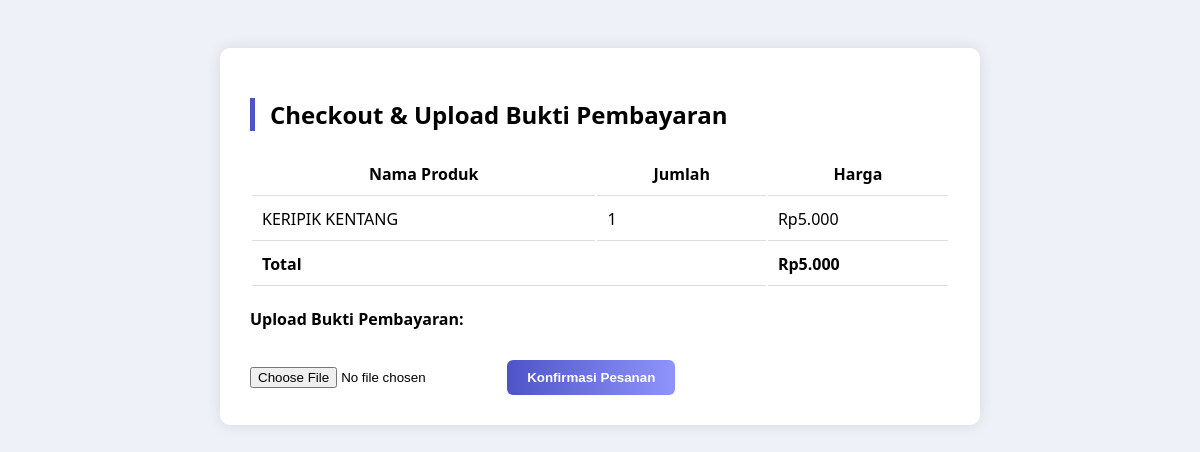
The page /checkout.php?id_produk=1 (signed in) on the database its author committed.
### tables this page shows
CREATE TABLE `produk` (
  `id_produk` int(11) NOT NULL,
  `nama_produk` varchar(100) NOT NULL,
  `stok` int(11) NOT NULL,
  `harga` int(11) NOT NULL,
  `id_kategori` int(11) NOT NULL,
  `gambar` varchar(255) DEFAULT NULL,
  `deskripsi` varchar(100) NOT NULL
);

### checkout.php (the view, shortened to what this page needs)
<?php
include 'koneksi.php';
$produk_checkout = [];
if (isset($_GET['id_produk'])) {
    $id_produk = intval($_GET['id_produk']);
    $jumlah = isset($_GET['jumlah']) ? intval($_GET['jumlah']) : 1;
    $produk = mysqli_fetch_assoc(mysqli_query($conn, "SELECT * FROM produk WHERE id_produk = $id_produk"));
    if ($produk) {
        $produk_checkout[$id_produk] = [
            'data' => $produk,
            'jumlah' => $jumlah
        ];
    } else {
        echo "<script>alert('Produk tidak ditemukan.'); location.href='index.php';</script>";
        exit;
    }
}
?>
<!DOCTYPE html>
<html lang="id">
<head>
</head>
<body>
    <div class="container">
        <h2>Checkout & Upload Bukti Pembayaran</h2>
        <form method="POST" enctype="multipart/form-data">
            <table>
                <thead>
                    <tr>
                        <th>Nama Produk</th>
                        <th>Jumlah</th>
                        <th>Harga</th>
                    </tr>
                </thead>
                <tbody>
                    <?php
                    $total = 0;
                    foreach ($produk_checkout as $item):
                        $produk = $item['data'];
                        $jumlah = $item['jumlah'];
                        $subtotal = $produk['harga'] * $jumlah;
                        $total += $subtotal;
                    ?>
                    <tr>
                        <td><?= htmlspecialchars($produk['nama_produk']) ?></td>
                        <td><?= $jumlah ?></td>
                        <td>Rp<?= number_format($subtotal, 0, ',', '.') ?></td>
                    </tr>
                    <?php endforeach; ?>
                    <tr>
                        <td colspan="2"><strong>Total</strong></td>
                        <td><strong>Rp<?= number_format($total, 0, ',', '.') ?></strong></td>
                    </tr>
                </tbody>
            </table>
            <label for="bukti_bayar">Upload Bukti Pembayaran:</label>
            <input type="file" name="bukti_bayar" id="bukti_bayar" accept="image/*" required>
            <button type="submit">Konfirmasi Pesanan</button>
        </form>
    </div>
</body>
</html>

### checkout.php (style rules this page uses)
body { font-family: 'Segoe UI', sans-serif; background: #eef1f8; padding: 40px; }
.container { max-width: 700px; margin: auto; background: #fff; padding: 30px; border-radius: 10px; box-shadow: 0 0 15px rgba(0,0,0,0.1); }
h2 { margin-bottom: 20px; border-left: 5px solid #4e54c8; padding-left: 15px; }
table { width: 100%; margin-bottom: 20px; }
table th, table td { padding: 10px; border-bottom: 1px solid #ddd; }
label { font-weight: bold; display: block; margin-top: 20px; }
input[type="file"] { margin-top: 10px; }
button { margin-top: 30px; padding: 10px 20px; background: linear-gradient(to right, #4e54c8, #8f94fb); color: white; border: none; border-radius: 6px; font-weight: bold; cursor: pointer; }

### rows shown on the page
produk: nama_produk "KERIPIK KENTANG", jumlah "1", harga "5.000"

### other values the page prints
$total "5.000"
